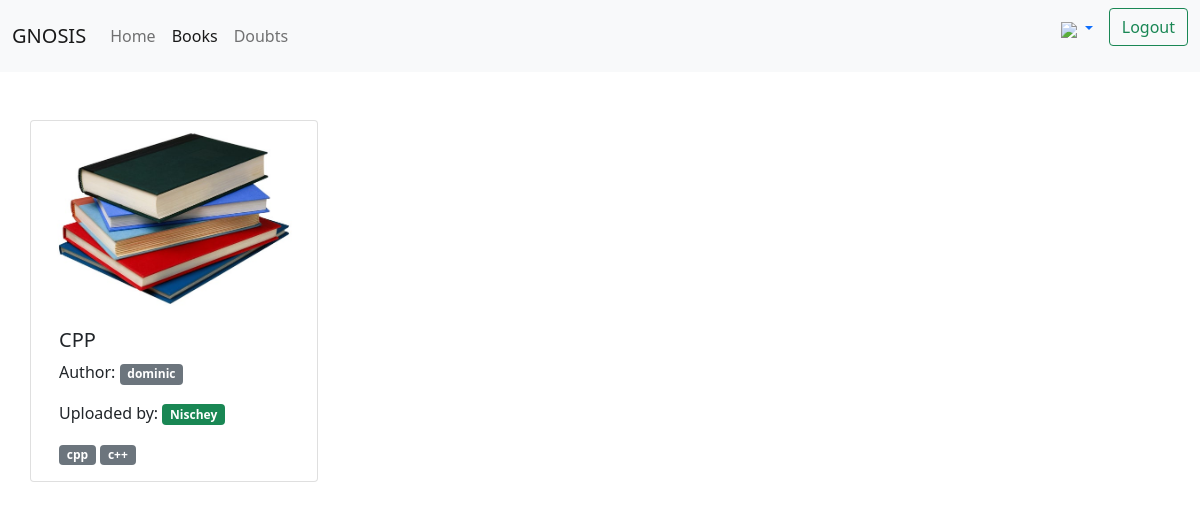
Screenshot of /all-books (signed in) with the database file from the repository.
### mainapp/models.py (models this page shows, shortened)
class book(models.Model):
    name = models.CharField(max_length = 200)
    author = models.CharField( max_length = 100 )
    uploaded_by = models.ForeignKey( 'appuser' , on_delete = models.CASCADE)
    thumbnail = models.ImageField(upload_to = "thumbnail/" , default = 'default_thumbnail.jpg')
    bookpdf = models.FileField(upload_to= "book/")
    no_of_pages = models.IntegerField()
    tags = TaggableManager()

class appuser(models.Model):
    username = models.CharField(max_length=15)
    name = models.CharField(max_length=15)
    email = models.EmailField()
    slug = models.SlugField()
    userimage = models.ImageField(upload_to = "userimage/",default='default_profile.jpg')
    tags = TaggableManager()
    def __str__(self):
        return self.name

### mainapp/views.py (the view)
# urls.py: path('all-books',   views.all_books,    name="all_books"),
def all_books(request):
    context = {
        'object' : book.objects.all(),
    }
    return render(request, 'all_books.html', context)

### templates/all_books.html (shortened to what this page needs)
{% extends 'base.html' %}
{% block content %}
<div class="container">
    <div class="row my-5">
        {% for obj in object %}
        <div class="card col-md-4" style="width: 18rem;">
            <img src="{{obj.thumbnail.url}}" class="card-img-top" alt="{{obj.name}}">
            <div class="card-body">
                <h5 class="card-title">{{obj.name}}</h5>
                <p class="card-text">Author: <span class="badge bg-secondary">{{obj.author}}</span></p>
                <p class="card-text">Uploaded by:  <a href="#"><span class="badge bg-success">{{obj.uploaded_by}}</span></p></a>
                <p class="card-text">
                    {% for tag in obj.tags.all %}
                        <span class="badge bg-secondary">{{tag}}</span>
                    {% endfor %}
                </p>
            </div>
          </div>
        {% endfor %}
    </div>
</div>
{% endblock %}

### rows the page displays
book: thumbnail (placeholder picture), name "CPP", author "dominic", uploaded_by "Nischey"
Tag: name "cpp"
Tag: name "c++"
